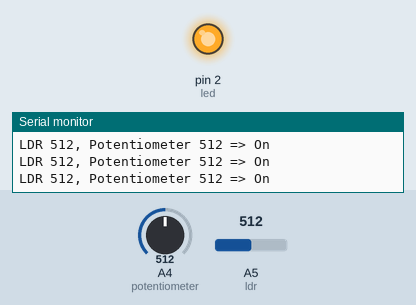
This sketch was run on a simulated Arduino Uno, built with avr-gcc and run on an emulated ATmega328P. Shown: output pins drawn as LEDs (lit = HIGH), the last lines printed to the serial monitor. The inputs (shaded band) are chosen by the test bench; at power-on: A5 (ldr) = 512, A4 (potentiometer) = 512.

Above: at 1.2 s.
1.3 s: A5 (ldr) set to 524
At 2.2 s:
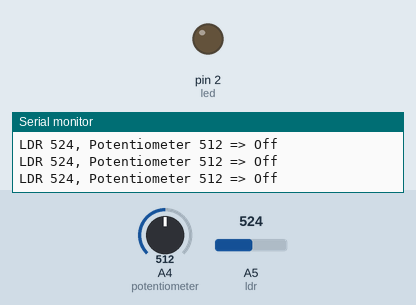
2.8 s: A4 (potentiometer) set to 537
At 4.2 s:
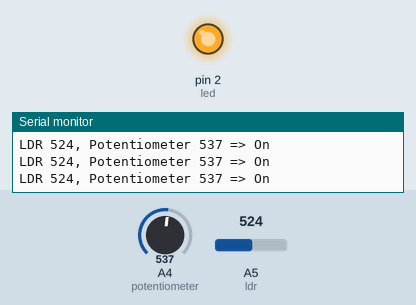
5.8 s: A4 (potentiometer) set to 511
At 6.7 s:
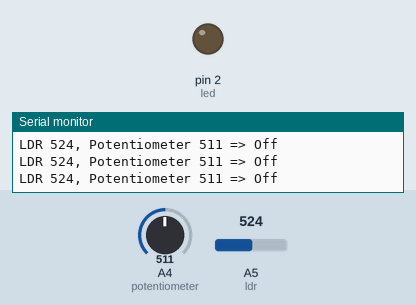
8.8 s: A4 (potentiometer) set to 1023
At 9.8 s:
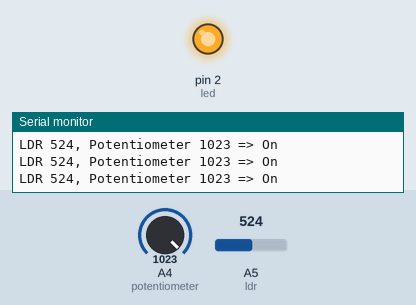
11.8 s: A4 (potentiometer) set to 306
At 12.7 s:
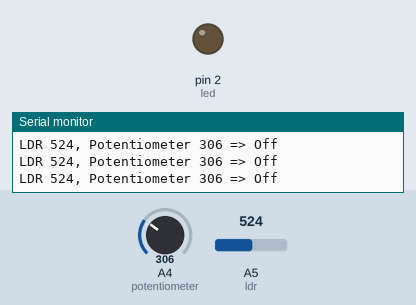
14.8 s: A5 (ldr) set to 315
17.8 s: A5 (ldr) set to 292
At 18.7 s:
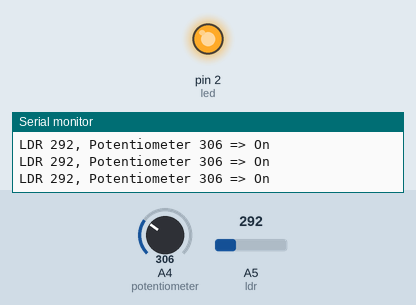
Timing chart, 0 to 20.3 s (numbered marks = the images above; inputs shaded):
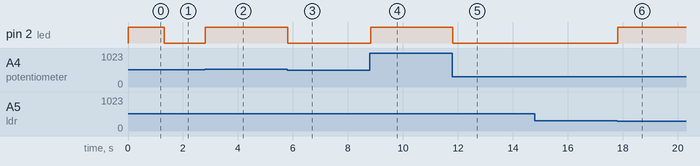

Measured:
- the behaviour switches between 512 and 513 on A5 (ldr) (found by bisection; images 0 and 1)
- the behaviour switches between 523 and 524 on A4 (potentiometer) (found by bisection; images 1 and 2)
- the behaviour switches between 307 and 306 on A5 (ldr) (found by bisection; images 5 and 6)
- after the input at 1.3 s, pin 2 (led): HIGH → LOW at once
- after the input at 2.8 s, pin 2 (led): LOW → HIGH at once
- after the input at 5.8 s, pin 2 (led): HIGH → LOW at once
- after the input at 8.8 s, pin 2 (led): LOW → HIGH at once
- after the input at 11.8 s, pin 2 (led): HIGH → LOW at once
- after the input at 17.8 s, pin 2 (led): LOW → HIGH at once

The sketch:

Photoresistor.ino
```cpp
/* For light-sensitive switch: requires LDR, 220Ω resistor, LED, 10K potentiometer, 10K resistor, 100nF capacitor (104)
    Middle pin of the potentiometer connects to A4
    Positive voltage goes to one pin of the LDR, LDR connects in series with a 10K resistor, resistor connects to ground
    104 capacitor connects between the junction of the LDR and resistor, and ground
    Pin D2 is used for output signal to LED
    The LDR signal is taken from the junction between the LDR and resistor
*/
int ldr = A5;
int potentiometer = A4;
int led = 2;

void setup() {
  Serial.begin(9600);
  pinMode(led, OUTPUT);
}

void loop() {
  int ldrValue = analogRead(ldr);
  int potValue = analogRead(potentiometer);

  // If LDR value <= potentiometer value, turn on the LED
  if (ldrValue <= potValue) {
    digitalWrite(led, HIGH);
  } else {
    digitalWrite(led, LOW);
  }

  // Print values to Serial Monitor
  Serial.print("LDR ");
  Serial.print(ldrValue);
  Serial.print(", Potentiometer ");
  Serial.print(potValue);
  Serial.print(" => ");
  Serial.println((ldrValue <= potValue) ? "On" : "Off");
}
```
